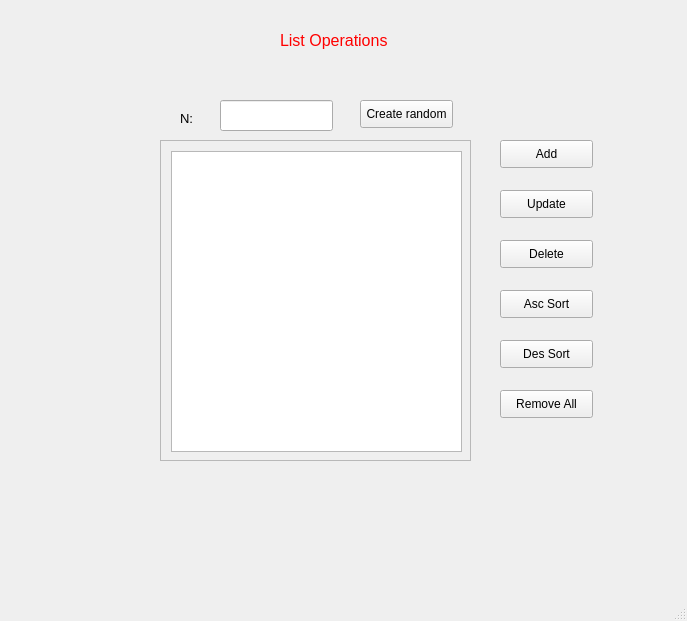
<?xml version="1.0" encoding="UTF-8"?>
<ui version="4.0">
 <class>MainWindow</class>
 <widget class="QMainWindow" name="MainWindow">
  <property name="geometry">
   <rect>
    <x>0</x>
    <y>0</y>
    <width>687</width>
    <height>621</height>
   </rect>
  </property>
  <property name="windowTitle">
   <string>MainWindow</string>
  </property>
  <widget class="QWidget" name="centralwidget">
   <widget class="QLabel" name="label">
    <property name="geometry">
     <rect>
      <x>280</x>
      <y>20</y>
      <width>141</width>
      <height>41</height>
     </rect>
    </property>
    <property name="font">
     <font>
      <pointsize>12</pointsize>
     </font>
    </property>
    <property name="styleSheet">
     <string notr="true">color: rgb(255, 0, 0);</string>
    </property>
    <property name="text">
     <string>List Operations</string>
    </property>
   </widget>
   <widget class="QLineEdit" name="lineEdit">
    <property name="geometry">
     <rect>
      <x>220</x>
      <y>100</y>
      <width>113</width>
      <height>31</height>
     </rect>
    </property>
   </widget>
   <widget class="QLabel" name="label_2">
    <property name="geometry">
     <rect>
      <x>180</x>
      <y>110</y>
      <width>41</width>
      <height>16</height>
     </rect>
    </property>
    <property name="font">
     <font>
      <pointsize>10</pointsize>
     </font>
    </property>
    <property name="text">
     <string>N:</string>
    </property>
   </widget>
   <widget class="QPushButton" name="pushButton_create">
    <property name="geometry">
     <rect>
      <x>360</x>
      <y>100</y>
      <width>93</width>
      <height>28</height>
     </rect>
    </property>
    <property name="text">
     <string>Create random</string>
    </property>
   </widget>
   <widget class="QScrollArea" name="scrollArea">
    <property name="geometry">
     <rect>
      <x>160</x>
      <y>140</y>
      <width>311</width>
      <height>321</height>
     </rect>
    </property>
    <property name="widgetResizable">
     <bool>true</bool>
    </property>
    <widget class="QWidget" name="scrollAreaWidgetContents">
     <property name="geometry">
      <rect>
       <x>0</x>
       <y>0</y>
       <width>309</width>
       <height>319</height>
      </rect>
     </property>
     <widget class="QListWidget" name="listWidget">
      <property name="geometry">
       <rect>
        <x>10</x>
        <y>10</y>
        <width>291</width>
        <height>301</height>
       </rect>
      </property>
     </widget>
    </widget>
   </widget>
   <widget class="QPushButton" name="pushButton_add">
    <property name="geometry">
     <rect>
      <x>500</x>
      <y>140</y>
      <width>93</width>
      <height>28</height>
     </rect>
    </property>
    <property name="text">
     <string>Add</string>
    </property>
   </widget>
   <widget class="QPushButton" name="pushButton_remove">
    <property name="geometry">
     <rect>
      <x>500</x>
      <y>390</y>
      <width>93</width>
      <height>28</height>
     </rect>
    </property>
    <property name="text">
     <string>Remove All</string>
    </property>
   </widget>
   <widget class="QPushButton" name="pushButton_update">
    <property name="geometry">
     <rect>
      <x>500</x>
      <y>190</y>
      <width>93</width>
      <height>28</height>
     </rect>
    </property>
    <property name="text">
     <string>Update</string>
    </property>
   </widget>
   <widget class="QPushButton" name="pushButton_delete">
    <property name="geometry">
     <rect>
      <x>500</x>
      <y>240</y>
      <width>93</width>
      <height>28</height>
     </rect>
    </property>
    <property name="text">
     <string>Delete</string>
    </property>
   </widget>
   <widget class="QPushButton" name="pushButton_asc">
    <property name="geometry">
     <rect>
      <x>500</x>
      <y>290</y>
      <width>93</width>
      <height>28</height>
     </rect>
    </property>
    <property name="text">
     <string>Asc Sort</string>
    </property>
   </widget>
   <widget class="QPushButton" name="pushButton_des">
    <property name="geometry">
     <rect>
      <x>500</x>
      <y>340</y>
      <width>93</width>
      <height>28</height>
     </rect>
    </property>
    <property name="text">
     <string>Des Sort</string>
    </property>
   </widget>
  </widget>
  <widget class="QMenuBar" name="menubar">
   <property name="geometry">
    <rect>
     <x>0</x>
     <y>0</y>
     <width>687</width>
     <height>26</height>
    </rect>
   </property>
  </widget>
  <widget class="QStatusBar" name="statusbar"/>
 </widget>
 <resources/>
 <connections/>
</ui>
